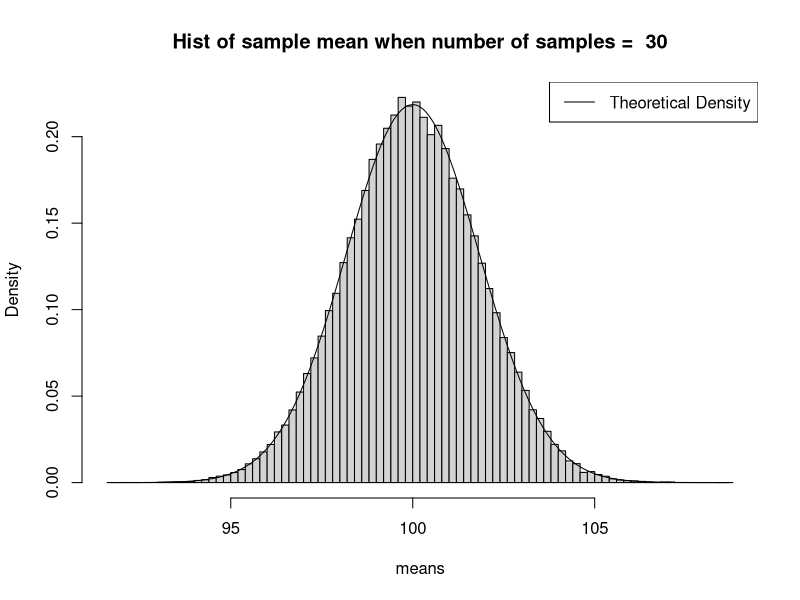
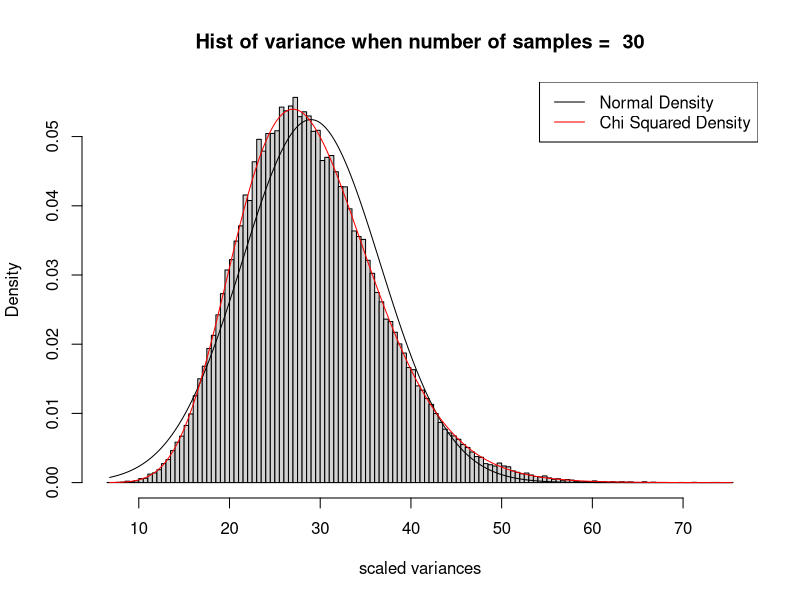
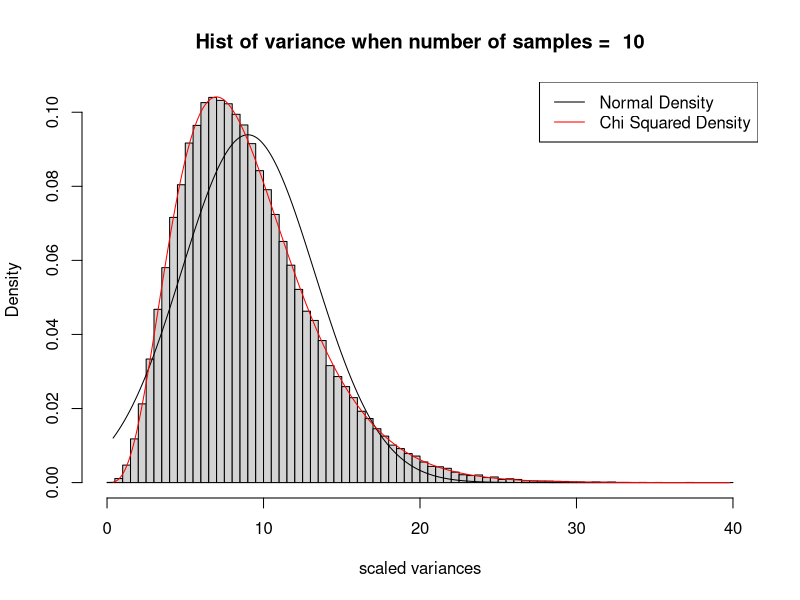
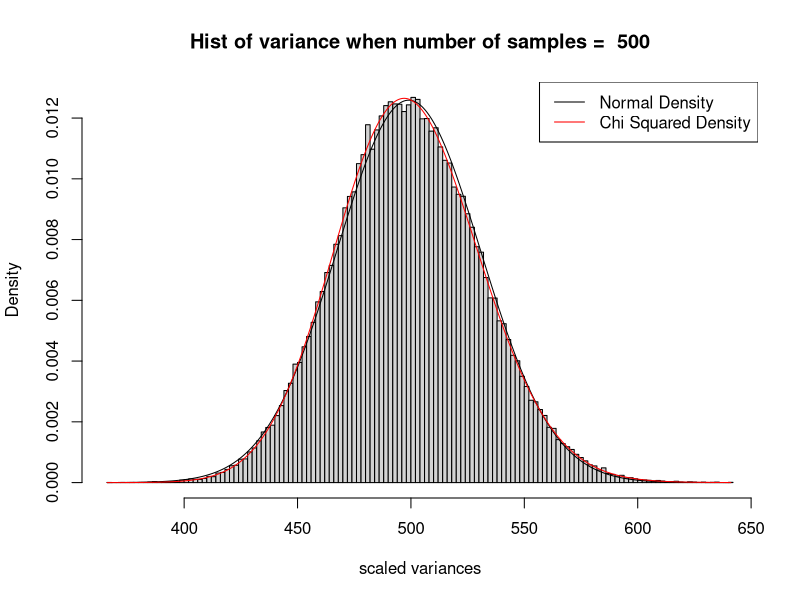

Write the R code that produced these figures, in order.
## ---- chunk 1
# Functions

# calculates the mean of a random sample
mm <- function(pop.Var = 10^2, popMean = 10, nsamples = 10){
     mean(rnorm(nsamples, popMean, sqrt(pop.Var)))
}

# returns a histogram of the sampling distribution of the sample mean, after 10,000 simulations
# plots a normal density line
samplingDistributionOfTheMean <- function(pop.Var = 10^2, popMean = 10, nsamples = 10){
     # We now calculate sample mean for 10000 random populations
     replications <- replicate(100000, mm(pop.Var, popMean, nsamples))
     hist(replications, freq = F, main = paste("Hist of sample mean when number of samples = ", nsamples), breaks = 100, xlab = "means")
     
     # normal line
     grid <- seq(min(replications), to = max(replications), by = .01)
     
     # theoretical sampling distibution of the mean is, in this case N(0,10^2/10)
     density = dnorm(grid, mean = popMean, sqrt(pop.Var/nsamples))
     lines(x = grid, density)
     legend("topright", legend = "Theoretical Density", lty = 1)   
}

# calculates the variance for a random sample 
VARS <- function(nsamp = 7, pop.variance = 100){
     var(rnorm(nsamp, 010, sqrt(pop.variance)))
}

# returns a histogram of the sampling distribution of the sample variance
# plots a normal density line and a chi-squared density line
samplingDistributionOfTheVariance <- function(pop.variance = 100, popMean = 10, nsamp = 5){
     # histogram of sampling distribution
     replications <- replicate(100000, VARS(nsamp, pop.variance)*(nsamp - 1)/pop.variance)
     hist(replications, freq = F, 
          main = paste("Hist of variance when number of samples = ", nsamp), 
          xlab = "scaled variances", breaks = 100)
     
     # normal line
     grid <- seq(min(replications), to = max(replications), by = .1)
     
     # theoretical sampling distibution of the var is no longer normal
     density = dnorm(grid, mean(replications),sd(replications))
     lines(x = grid, density)
     
     # the sampling distribution of sample variance is (n-1)*S^2/(population variance) ~ ChiSq(df = n-1)
     densChi <- dchisq(grid, df = nsamp - 1)
     lines(x = grid, densChi, col = "red")
     legend("topright", legend = c("Normal Density", "Chi Squared Density"), lty = c(1,1), col = c("black", "red"))     
}


## ---- chunk 2
samplingDistributionOfTheMean(pop.Var = 100, popMean = 100, nsamples = 30)
## ---- chunk 3
samplingDistributionOfTheVariance(pop.variance = 100, popMean = 100, nsamp = 30)

## ---- chunk 4
samplingDistributionOfTheVariance(pop.variance = 100, popMean = 100, nsamp = 10)

## ---- chunk 5
samplingDistributionOfTheVariance(pop.variance = 100, popMean = 100, nsamp = 500)

